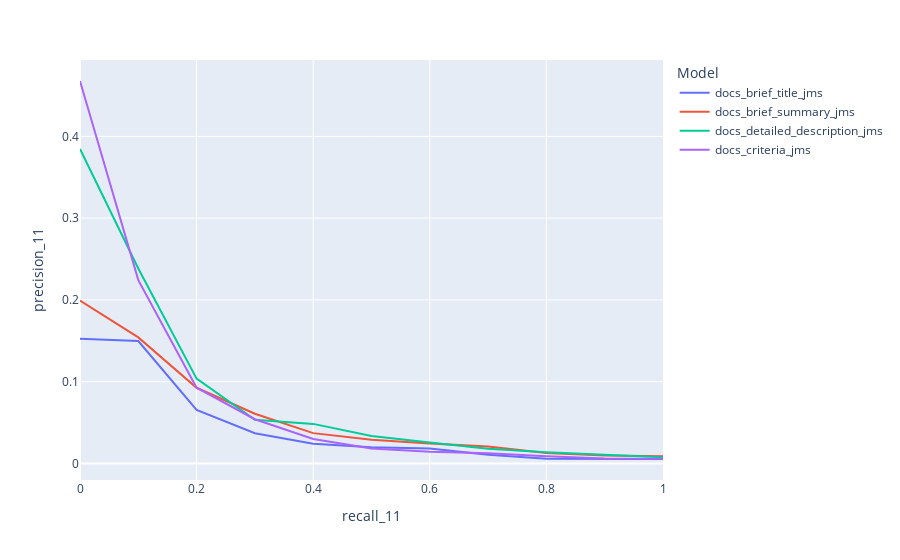

The cell this chart's notebook holds for it:
### Code cell
stats
records = pd.DataFrame.from_records(records, columns=["Model", "precision_11", "recall_11"])

fig = px.line(records, x="recall_11", y="precision_11", color='Model')
fig.show()
records_comparison=pd.concat([records_comparison,records])
records_basic=pd.concat([records_basic,records])

### Figure 1 — Plotly figure (JSON) as saved in the notebook; plotly's stock layout.template omitted (floating-point values rounded to 4 significant figures)
{"data": [{"hovertemplate": "Model=docs_brief_title_jms<br>recall_11=%{x}<br>precision_11=%{y}<extra></extra>", "legendgroup": "docs_brief_title_jms", "line": {"color": "#636efa", "dash": "solid"}, "marker": {"symbol": "circle"}, "mode": "lines", "name": "docs_brief_title_jms", "orientation": "v", "showlegend": true, "type": "scatter", "x": [0, 0.1, 0.2, 0.3, 0.4, 0.5, 0.6, 0.7, 0.8, 0.9, 1], "xaxis": "x", "y": [0.1524, 0.1496, 0.06551, 0.0369, 0.02399, 0.01977, 0.01817, 0.01058, 0.005795, 0.005596, 0.00541], "yaxis": "y"}, {"hovertemplate": "Model=docs_brief_summary_jms<br>recall_11=%{x}<br>precision_11=%{y}<extra></extra>", "legendgroup": "docs_brief_summary_jms", "line": {"color": "#EF553B", "dash": "solid"}, "marker": {"symbol": "circle"}, "mode": "lines", "name": "docs_brief_summary_jms", "orientation": "v", "showlegend": true, "type": "scatter", "x": [0, 0.1, 0.2, 0.3, 0.4, 0.5, 0.6, 0.7, 0.8, 0.9, 1], "xaxis": "x", "y": [0.1991, 0.1541, 0.09252, 0.06077, 0.03704, 0.02883, 0.02425, 0.02072, 0.01278, 0.009673, 0.008867], "yaxis": "y"}, {"hovertemplate": "Model=docs_detailed_description_jms<br>recall_11=%{x}<br>precision_11=%{y}<extra></extra>", "legendgroup": "docs_detailed_description_jms", "line": {"color": "#00cc96", "dash": "solid"}, "marker": {"symbol": "circle"}, "mode": "lines", "name": "docs_detailed_description_jms", "orientation": "v", "showlegend": true, "type": "scatter", "x": [0, 0.1, 0.2, 0.3, 0.4, 0.5, 0.6, 0.7, 0.8, 0.9, 1], "xaxis": "x", "y": [0.3846, 0.2383, 0.1036, 0.05338, 0.04836, 0.03352, 0.02556, 0.01793, 0.01366, 0.01027, 0.007559], "yaxis": "y"}, {"hovertemplate": "Model=docs_criteria_jms<br>recall_11=%{x}<br>precision_11=%{y}<extra></extra>", "legendgroup": "docs_criteria_jms", "line": {"color": "#ab63fa", "dash": "solid"}, "marker": {"symbol": "circle"}, "mode": "lines", "name": "docs_criteria_jms", "orientation": "v", "showlegend": true, "type": "scatter", "x": [0, 0.1, 0.2, 0.3, 0.4, 0.5, 0.6, 0.7, 0.8, 0.9, 1], "xaxis": "x", "y": [0.4677, 0.2242, 0.09255, 0.05402, 0.0299, 0.01818, 0.01421, 0.01256, 0.008916, 0.005933, 0.005783], "yaxis": "y"}], "layout": {"legend": {"title": {"text": "Model"}, "tracegroupgap": 0}, "margin": {"t": 60}, "xaxis": {"anchor": "y", "domain": [0, 1], "title": {"text": "recall_11"}}, "yaxis": {"anchor": "x", "domain": [0, 1], "title": {"text": "precision_11"}}}}
